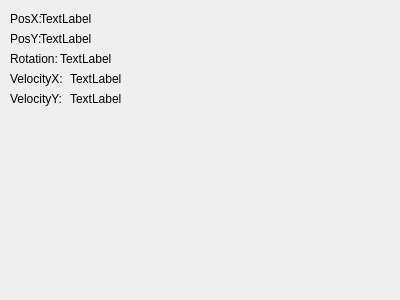
<?xml version="1.0" encoding="UTF-8"?>
<ui version="4.0">
 <class>GameWindow</class>
 <widget class="QWidget" name="GameWindow">
  <property name="geometry">
   <rect>
    <x>0</x>
    <y>0</y>
    <width>400</width>
    <height>300</height>
   </rect>
  </property>
  <property name="windowTitle">
   <string>Form</string>
  </property>
  <widget class="QLabel" name="label">
   <property name="geometry">
    <rect>
     <x>10</x>
     <y>10</y>
     <width>31</width>
     <height>17</height>
    </rect>
   </property>
   <property name="text">
    <string>PosX:</string>
   </property>
  </widget>
  <widget class="QLabel" name="label_2">
   <property name="geometry">
    <rect>
     <x>10</x>
     <y>30</y>
     <width>31</width>
     <height>17</height>
    </rect>
   </property>
   <property name="text">
    <string>PosY:</string>
   </property>
  </widget>
  <widget class="QLabel" name="label_3">
   <property name="geometry">
    <rect>
     <x>10</x>
     <y>50</y>
     <width>53</width>
     <height>17</height>
    </rect>
   </property>
   <property name="text">
    <string>Rotation:</string>
   </property>
  </widget>
  <widget class="QLabel" name="label_4">
   <property name="geometry">
    <rect>
     <x>10</x>
     <y>70</y>
     <width>53</width>
     <height>17</height>
    </rect>
   </property>
   <property name="text">
    <string>VelocityX:</string>
   </property>
  </widget>
  <widget class="QLabel" name="label_5">
   <property name="geometry">
    <rect>
     <x>10</x>
     <y>90</y>
     <width>53</width>
     <height>17</height>
    </rect>
   </property>
   <property name="text">
    <string>VelocityY:</string>
   </property>
  </widget>
  <widget class="QLabel" name="posXLabel">
   <property name="geometry">
    <rect>
     <x>40</x>
     <y>10</y>
     <width>53</width>
     <height>17</height>
    </rect>
   </property>
   <property name="text">
    <string>TextLabel</string>
   </property>
  </widget>
  <widget class="QLabel" name="posYLabel">
   <property name="geometry">
    <rect>
     <x>40</x>
     <y>30</y>
     <width>53</width>
     <height>17</height>
    </rect>
   </property>
   <property name="text">
    <string>TextLabel</string>
   </property>
  </widget>
  <widget class="QLabel" name="rotationLabel">
   <property name="geometry">
    <rect>
     <x>60</x>
     <y>50</y>
     <width>53</width>
     <height>17</height>
    </rect>
   </property>
   <property name="text">
    <string>TextLabel</string>
   </property>
  </widget>
  <widget class="QLabel" name="velocityXLabel">
   <property name="geometry">
    <rect>
     <x>70</x>
     <y>70</y>
     <width>53</width>
     <height>17</height>
    </rect>
   </property>
   <property name="text">
    <string>TextLabel</string>
   </property>
  </widget>
  <widget class="QLabel" name="velocityYLabel">
   <property name="geometry">
    <rect>
     <x>70</x>
     <y>90</y>
     <width>53</width>
     <height>17</height>
    </rect>
   </property>
   <property name="text">
    <string>TextLabel</string>
   </property>
  </widget>
 </widget>
 <resources/>
 <connections/>
</ui>
